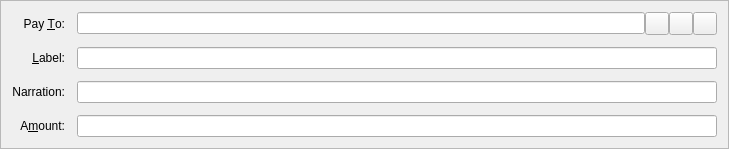
<?xml version="1.0" encoding="UTF-8"?>
<ui version="4.0">
 <class>SendCoinsEntry</class>
 <widget class="QFrame" name="SendCoinsEntry">
  <property name="geometry">
   <rect>
    <x>0</x>
    <y>0</y>
    <width>729</width>
    <height>136</height>
   </rect>
  </property>
  <property name="windowTitle">
   <string>Form</string>
  </property>
  <property name="frameShape">
   <enum>QFrame::StyledPanel</enum>
  </property>
  <property name="frameShadow">
   <enum>QFrame::Sunken</enum>
  </property>
  <layout class="QGridLayout" name="gridLayout">
   <property name="spacing">
    <number>12</number>
   </property>
   <item row="6" column="0">
    <widget class="QLabel" name="label">
     <property name="text">
      <string>A&amp;mount:</string>
     </property>
     <property name="alignment">
      <set>Qt::AlignRight|Qt::AlignTrailing|Qt::AlignVCenter</set>
     </property>
     <property name="buddy">
      <cstring>payAmount</cstring>
     </property>
    </widget>
   </item>
   <item row="3" column="0">
    <widget class="QLabel" name="label_2">
     <property name="text">
      <string>Pay &amp;To:</string>
     </property>
     <property name="alignment">
      <set>Qt::AlignRight|Qt::AlignTrailing|Qt::AlignVCenter</set>
     </property>
     <property name="buddy">
      <cstring>payTo</cstring>
     </property>
    </widget>
   </item>
   <item row="6" column="1">
    <widget class="BitcoinAmountField" name="payAmount"/>
   </item>
   <item row="4" column="1">
    <layout class="QHBoxLayout" name="horizontalLayout_2">
     <property name="spacing">
      <number>0</number>
     </property>
     <item>
      <widget class="QValidatedLineEdit" name="addAsLabel">
       <property name="enabled">
        <bool>true</bool>
       </property>
       <property name="toolTip">
        <string>Enter a label for this address to add it to your address book</string>
       </property>
      </widget>
     </item>
    </layout>
   </item>
   <item row="5" column="0">
    <widget class="QLabel" name="label">
     <property name="text">
      <string>Narration:</string>
     </property>
     <property name="alignment">
      <set>Qt::AlignRight|Qt::AlignTrailing|Qt::AlignVCenter</set>
     </property>
     <property name="buddy">
      <cstring>narration</cstring>
     </property>
    </widget>
   </item>
   <item row="5" column="1">
    <widget class="QValidatedLineEdit" name="narration">
       <property name="enabled">
        <bool>true</bool>
       </property>
       <property name="toolTip">
        <string>Enter a short note to send with payment (max 24 characters)</string>
       </property>
    </widget>
    
   </item>
   
   
   <item row="4" column="0">
    <widget class="QLabel" name="label_4">
     <property name="text">
      <string>&amp;Label:</string>
     </property>
     <property name="alignment">
      <set>Qt::AlignRight|Qt::AlignTrailing|Qt::AlignVCenter</set>
     </property>
     <property name="buddy">
      <cstring>addAsLabel</cstring>
     </property>
    </widget>
   </item>
   <item row="3" column="1">
    <layout class="QHBoxLayout" name="payToLayout">
     <property name="spacing">
      <number>0</number>
     </property>
     <item>
      <widget class="QValidatedLineEdit" name="payTo">
       <property name="toolTip">
        <string>The address to send the payment to  (e.g. i4RiEKGTsFsAQvvuqf85YRgnBpCLSf4osu)</string>
       </property>
       <property name="maxLength">
        <number>34</number>
       </property>
      </widget>
     </item>
     <item>
      <widget class="QToolButton" name="addressBookButton">
       <property name="toolTip">
        <string>Choose address from address book</string>
       </property>
       <property name="text">
        <string/>
       </property>
       <property name="icon">
        <iconset resource="../bitcoin.qrc">
         <normaloff>:/icons/address-book</normaloff>:/icons/address-book</iconset>
       </property>
       <property name="shortcut">
        <string>Alt+A</string>
       </property>
      </widget>
     </item>
     <item>
      <widget class="QToolButton" name="pasteButton">
       <property name="toolTip">
        <string>Paste address from clipboard</string>
       </property>
       <property name="text">
        <string/>
       </property>
       <property name="icon">
        <iconset resource="../bitcoin.qrc">
         <normaloff>:/icons/editpaste</normaloff>:/icons/editpaste</iconset>
       </property>
       <property name="shortcut">
        <string>Alt+P</string>
       </property>
      </widget>
     </item>
     <item>
      <widget class="QToolButton" name="deleteButton">
       <property name="toolTip">
        <string>Remove this recipient</string>
       </property>
       <property name="text">
        <string/>
       </property>
       <property name="icon">
        <iconset resource="../bitcoin.qrc">
         <normaloff>:/icons/remove</normaloff>:/icons/remove</iconset>
       </property>
      </widget>
     </item>
    </layout>
   </item>
  </layout>
 </widget>
 <customwidgets>
  <customwidget>
   <class>QValidatedLineEdit</class>
   <extends>QLineEdit</extends>
   <header>qvalidatedlineedit.h</header>
  </customwidget>
  <customwidget>
   <class>BitcoinAmountField</class>
   <extends>QLineEdit</extends>
   <header>bitcoinamountfield.h</header>
   <container>1</container>
  </customwidget>
 </customwidgets>
 <resources>
  <include location="../bitcoin.qrc"/>
 </resources>
 <connections/>
</ui>
